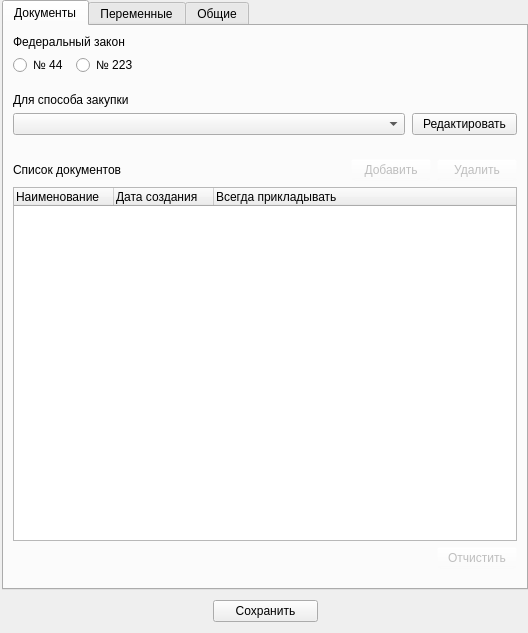
<?xml version="1.0" encoding="UTF-8"?>
<ui version="4.0">
 <class>settings</class>
 <widget class="QMainWindow" name="settings">
  <property name="geometry">
   <rect>
    <x>0</x>
    <y>0</y>
    <width>528</width>
    <height>633</height>
   </rect>
  </property>
  <property name="windowTitle">
   <string>Настройки</string>
  </property>
  <widget class="QWidget" name="centralwidget">
   <layout class="QVBoxLayout" name="verticalLayout">
    <property name="spacing">
     <number>0</number>
    </property>
    <property name="leftMargin">
     <number>2</number>
    </property>
    <property name="topMargin">
     <number>0</number>
    </property>
    <property name="rightMargin">
     <number>0</number>
    </property>
    <property name="bottomMargin">
     <number>1</number>
    </property>
    <item>
     <widget class="QTabWidget" name="tabWidget">
      <property name="enabled">
       <bool>true</bool>
      </property>
      <property name="minimumSize">
       <size>
        <width>0</width>
        <height>0</height>
       </size>
      </property>
      <property name="maximumSize">
       <size>
        <width>16777215</width>
        <height>16777215</height>
       </size>
      </property>
      <property name="currentIndex">
       <number>0</number>
      </property>
      <widget class="QWidget" name="tab">
       <attribute name="title">
        <string>Документы</string>
       </attribute>
       <layout class="QVBoxLayout" name="verticalLayout_3">
        <item>
         <layout class="QGridLayout" name="gridLayout" columnstretch="3,1">
          <property name="horizontalSpacing">
           <number>7</number>
          </property>
          <property name="verticalSpacing">
           <number>6</number>
          </property>
          <item row="1" column="0">
           <layout class="QHBoxLayout" name="horizontalLayout">
            <property name="topMargin">
             <number>0</number>
            </property>
            <property name="bottomMargin">
             <number>12</number>
            </property>
            <item>
             <widget class="QRadioButton" name="radio_Law44">
              <property name="minimumSize">
               <size>
                <width>63</width>
                <height>0</height>
               </size>
              </property>
              <property name="text">
               <string>№ 44</string>
              </property>
             </widget>
            </item>
            <item>
             <widget class="QRadioButton" name="radio_Law223">
              <property name="text">
               <string>№ 223</string>
              </property>
             </widget>
            </item>
            <item>
             <spacer name="horizontalSpacer">
              <property name="orientation">
               <enum>Qt::Horizontal</enum>
              </property>
              <property name="sizeHint" stdset="0">
               <size>
                <width>40</width>
                <height>20</height>
               </size>
              </property>
             </spacer>
            </item>
           </layout>
          </item>
          <item row="2" column="0">
           <widget class="QLabel" name="label_TendMethod">
            <property name="text">
             <string>Для способа закупки</string>
            </property>
           </widget>
          </item>
          <item row="3" column="0">
           <widget class="QComboBox" name="combo_tendMethod">
            <property name="minimumSize">
             <size>
              <width>210</width>
              <height>0</height>
             </size>
            </property>
            <property name="toolTip">
             <string>&lt;html&gt;&lt;head/&gt;&lt;body&gt;&lt;p&gt;Способ закупки&lt;/p&gt;&lt;/body&gt;&lt;/html&gt;</string>
            </property>
           </widget>
          </item>
          <item row="3" column="1">
           <widget class="QPushButton" name="btn_tendMethod">
            <property name="minimumSize">
             <size>
              <width>105</width>
              <height>0</height>
             </size>
            </property>
            <property name="maximumSize">
             <size>
              <width>105</width>
              <height>16777215</height>
             </size>
            </property>
            <property name="toolTip">
             <string>&lt;html&gt;&lt;head/&gt;&lt;body&gt;&lt;p&gt;Открыть окно редактирования списка способов закупок.&lt;/p&gt;&lt;/body&gt;&lt;/html&gt;</string>
            </property>
            <property name="text">
             <string>Редактировать</string>
            </property>
           </widget>
          </item>
          <item row="0" column="0">
           <widget class="QLabel" name="label_Law">
            <property name="text">
             <string>Федеральный закон</string>
            </property>
           </widget>
          </item>
         </layout>
        </item>
        <item>
         <layout class="QHBoxLayout" name="horizontalLayout_2">
          <property name="topMargin">
           <number>18</number>
          </property>
          <item>
           <widget class="QLabel" name="label">
            <property name="text">
             <string>Список документов</string>
            </property>
           </widget>
          </item>
          <item>
           <spacer name="horizontalSpacer_2">
            <property name="orientation">
             <enum>Qt::Horizontal</enum>
            </property>
            <property name="sizeHint" stdset="0">
             <size>
              <width>40</width>
              <height>20</height>
             </size>
            </property>
           </spacer>
          </item>
          <item>
           <widget class="QPushButton" name="btn_pushTotree">
            <property name="enabled">
             <bool>false</bool>
            </property>
            <property name="minimumSize">
             <size>
              <width>0</width>
              <height>0</height>
             </size>
            </property>
            <property name="contextMenuPolicy">
             <enum>Qt::DefaultContextMenu</enum>
            </property>
            <property name="styleSheet">
             <string notr="true">background-color: rgba(255, 255, 255, 0);</string>
            </property>
            <property name="text">
             <string>Добавить</string>
            </property>
            <property name="icon">
             <iconset>
              <normaloff>interface/icons/add.ico</normaloff>interface/icons/add.ico</iconset>
            </property>
           </widget>
          </item>
          <item>
           <widget class="QPushButton" name="btn_removeFromtree">
            <property name="enabled">
             <bool>false</bool>
            </property>
            <property name="minimumSize">
             <size>
              <width>0</width>
              <height>0</height>
             </size>
            </property>
            <property name="styleSheet">
             <string notr="true">background-color: rgba(255, 255, 255, 5);</string>
            </property>
            <property name="text">
             <string>Удалить</string>
            </property>
            <property name="icon">
             <iconset>
              <normaloff>interface/icons/remove.ico</normaloff>interface/icons/remove.ico</iconset>
            </property>
           </widget>
          </item>
         </layout>
        </item>
        <item>
         <widget class="QTreeWidget" name="treeDocuments">
          <property name="minimumSize">
           <size>
            <width>437</width>
            <height>179</height>
           </size>
          </property>
          <property name="toolTip">
           <string>&lt;html&gt;&lt;head/&gt;&lt;body&gt;&lt;p&gt;&lt;span style=&quot; font-weight:600;&quot;&gt;Список документов&lt;/span&gt; прикладываемых к текущему способу закупки, по выбранному закону. Установите флажок &amp;quot;всегда прикладывать&amp;quot; для повторяющихся в каждой заявке документов&lt;/p&gt;&lt;p&gt;например: Декларация СМП или Сведения об ИНН&lt;br/&gt;&lt;/p&gt;&lt;/body&gt;&lt;/html&gt;</string>
          </property>
          <column>
           <property name="text">
            <string>Наименование</string>
           </property>
          </column>
          <column>
           <property name="text">
            <string>Дата создания</string>
           </property>
          </column>
          <column>
           <property name="text">
            <string>Всегда прикладывать</string>
           </property>
          </column>
         </widget>
        </item>
        <item>
         <layout class="QHBoxLayout" name="horizontalLayout_4">
          <property name="bottomMargin">
           <number>10</number>
          </property>
          <item>
           <spacer name="horizontalSpacer_7">
            <property name="orientation">
             <enum>Qt::Horizontal</enum>
            </property>
            <property name="sizeHint" stdset="0">
             <size>
              <width>40</width>
              <height>20</height>
             </size>
            </property>
           </spacer>
          </item>
          <item>
           <widget class="QPushButton" name="btn_clear">
            <property name="enabled">
             <bool>false</bool>
            </property>
            <property name="styleSheet">
             <string notr="true">background-color: rgba(255, 255, 255, 0);</string>
            </property>
            <property name="text">
             <string>Отчистить</string>
            </property>
            <property name="icon">
             <iconset>
              <normaloff>interface/icons/clear.ico</normaloff>interface/icons/clear.ico</iconset>
            </property>
           </widget>
          </item>
         </layout>
        </item>
       </layout>
      </widget>
      <widget class="QWidget" name="tab_2">
       <attribute name="title">
        <string>Переменные</string>
       </attribute>
       <layout class="QVBoxLayout" name="verticalLayout_4">
        <property name="spacing">
         <number>0</number>
        </property>
        <property name="leftMargin">
         <number>0</number>
        </property>
        <property name="topMargin">
         <number>0</number>
        </property>
        <property name="rightMargin">
         <number>0</number>
        </property>
        <property name="bottomMargin">
         <number>0</number>
        </property>
        <item>
         <widget class="QTabWidget" name="tabWidget_2">
          <property name="toolTip">
           <string>&lt;html&gt;&lt;head/&gt;&lt;body&gt;&lt;p&gt;&lt;span style=&quot; font-weight:600;&quot;&gt;Стандартное значение&lt;/span&gt; представляет собой динамически изменяемые поля, такие как Начальная максимальная цена. Текущая дата прописью, цифрами и т.д.&lt;/p&gt;&lt;/body&gt;&lt;/html&gt;</string>
          </property>
          <property name="currentIndex">
           <number>2</number>
          </property>
          <widget class="QWidget" name="tab_4">
           <attribute name="title">
            <string>Word</string>
           </attribute>
           <layout class="QVBoxLayout" name="verticalLayout_6">
            <item>
             <layout class="QGridLayout" name="gridLayout_3" columnminimumwidth="1,1">
              <property name="topMargin">
               <number>10</number>
              </property>
              <item row="1" column="0">
               <widget class="QLineEdit" name="word_editline">
                <property name="toolTip">
                 <string>&lt;html&gt;&lt;head/&gt;&lt;body&gt;&lt;p&gt;&lt;span style=&quot; font-weight:600;&quot;&gt;Имя переменной.&lt;/span&gt; Программа будет искать данное значение во всех приложенных документах&lt;/p&gt;&lt;p&gt;&lt;span style=&quot; font-weight:600; color:#141c68;&quot;&gt;Пример: &lt;/span&gt;&lt;span style=&quot; font-weight:600; color:#ff530f;&quot;&gt;%ФИО%&lt;/span&gt;&lt;/p&gt;&lt;/body&gt;&lt;/html&gt;</string>
                </property>
               </widget>
              </item>
              <item row="0" column="0">
               <widget class="QLabel" name="label_7">
                <property name="text">
                 <string>Переменная</string>
                </property>
               </widget>
              </item>
              <item row="0" column="1">
               <widget class="QCheckBox" name="word_chbx_default">
                <property name="text">
                 <string>Стандартное значение</string>
                </property>
               </widget>
              </item>
              <item row="1" column="1">
               <widget class="QComboBox" name="word_combo_default">
                <property name="enabled">
                 <bool>false</bool>
                </property>
                <property name="sizePolicy">
                 <sizepolicy hsizetype="Expanding" vsizetype="Fixed">
                  <horstretch>0</horstretch>
                  <verstretch>0</verstretch>
                 </sizepolicy>
                </property>
                <property name="toolTip">
                 <string>&lt;html&gt;&lt;head/&gt;&lt;body&gt;&lt;p&gt;&lt;span style=&quot; font-weight:600;&quot;&gt;Стандартное значение&lt;/span&gt; представляет собой динамически изменяемые поля, такие как Начальная максимальная цена. Текущая дата прописью, цифрами и т.д.&lt;/p&gt;&lt;/body&gt;&lt;/html&gt;</string>
                </property>
               </widget>
              </item>
             </layout>
            </item>
            <item>
             <layout class="QHBoxLayout" name="horizontalLayout_16">
              <property name="bottomMargin">
               <number>0</number>
              </property>
             </layout>
            </item>
            <item>
             <widget class="QLabel" name="label_9">
              <property name="text">
               <string>Текст</string>
              </property>
             </widget>
            </item>
            <item>
             <widget class="QTextEdit" name="word_value">
              <property name="minimumSize">
               <size>
                <width>0</width>
                <height>0</height>
               </size>
              </property>
              <property name="maximumSize">
               <size>
                <width>16777215</width>
                <height>88</height>
               </size>
              </property>
              <property name="toolTip">
               <string>&lt;html&gt;&lt;head/&gt;&lt;body&gt;&lt;p&gt;Вы можете указать свое статическое значение переменной, на которое будет произведена замена в документах.&lt;/p&gt;&lt;/body&gt;&lt;/html&gt;</string>
              </property>
             </widget>
            </item>
            <item>
             <layout class="QHBoxLayout" name="horizontalLayout_10">
              <property name="leftMargin">
               <number>0</number>
              </property>
              <property name="topMargin">
               <number>13</number>
              </property>
              <item>
               <spacer name="horizontalSpacer_9">
                <property name="orientation">
                 <enum>Qt::Horizontal</enum>
                </property>
                <property name="sizeHint" stdset="0">
                 <size>
                  <width>40</width>
                  <height>20</height>
                 </size>
                </property>
               </spacer>
              </item>
              <item>
               <widget class="QPushButton" name="word_btn_add">
                <property name="enabled">
                 <bool>false</bool>
                </property>
                <property name="styleSheet">
                 <string notr="true">background-color: rgba(255, 255, 255, 0);</string>
                </property>
                <property name="text">
                 <string>Добавить</string>
                </property>
                <property name="icon">
                 <iconset>
                  <normaloff>interface/icons/add.ico</normaloff>interface/icons/add.ico</iconset>
                </property>
               </widget>
              </item>
              <item>
               <widget class="QPushButton" name="word_btn_del">
                <property name="enabled">
                 <bool>false</bool>
                </property>
                <property name="styleSheet">
                 <string notr="true">background-color: rgba(255, 255, 255, 0);</string>
                </property>
                <property name="text">
                 <string>Удалить</string>
                </property>
                <property name="icon">
                 <iconset>
                  <normaloff>interface/icons/remove.ico</normaloff>interface/icons/remove.ico</iconset>
                </property>
               </widget>
              </item>
             </layout>
            </item>
            <item>
             <widget class="QTreeWidget" name="word_tree">
              <column>
               <property name="text">
                <string>Переменная</string>
               </property>
              </column>
              <column>
               <property name="text">
                <string>Текст</string>
               </property>
              </column>
              <column>
               <property name="text">
                <string>Стандартное значение</string>
               </property>
              </column>
              <item>
               <property name="text">
                <string/>
               </property>
              </item>
             </widget>
            </item>
           </layout>
          </widget>
          <widget class="QWidget" name="tab_5">
           <attribute name="title">
            <string>Excel</string>
           </attribute>
           <layout class="QVBoxLayout" name="verticalLayout_8">
            <item>
             <layout class="QHBoxLayout" name="horizontalLayout_19" stretch="1,1">
              <property name="topMargin">
               <number>10</number>
              </property>
              <item>
               <layout class="QHBoxLayout" name="horizontalLayout_15" stretch="1,20">
                <item>
                 <widget class="QRadioButton" name="excel_radio_cell">
                  <property name="toolTip">
                   <string>&lt;html&gt;&lt;head/&gt;&lt;body&gt;&lt;p/&gt;&lt;/body&gt;&lt;/html&gt;</string>
                  </property>
                  <property name="text">
                   <string>Ячейка</string>
                  </property>
                 </widget>
                </item>
                <item>
                 <widget class="QRadioButton" name="excel_radio_var">
                  <property name="toolTip">
                   <string>&lt;html&gt;&lt;head/&gt;&lt;body&gt;&lt;p/&gt;&lt;/body&gt;&lt;/html&gt;</string>
                  </property>
                  <property name="text">
                   <string>Переменная</string>
                  </property>
                 </widget>
                </item>
               </layout>
              </item>
              <item>
               <layout class="QHBoxLayout" name="horizontalLayout_22">
                <item>
                 <widget class="QCheckBox" name="excel_chbx_default">
                  <property name="text">
                   <string>Стандартное значение</string>
                  </property>
                 </widget>
                </item>
               </layout>
              </item>
             </layout>
            </item>
            <item>
             <layout class="QHBoxLayout" name="horizontalLayout_23">
              <property name="bottomMargin">
               <number>0</number>
              </property>
              <item>
               <widget class="QLineEdit" name="excel_editline">
                <property name="toolTip">
                 <string>&lt;html&gt;&lt;head/&gt;&lt;body&gt;&lt;p&gt;&lt;span style=&quot; font-weight:600;&quot;&gt;Имя переменной или ячейки.&lt;/span&gt;          Программа произведет замену указанной ячейки или переменной в документах&lt;/p&gt;&lt;p&gt;&lt;br/&gt;&lt;span style=&quot; font-weight:600; color:#141c68;&quot;&gt;Пример переменной: &lt;/span&gt;&lt;span style=&quot; font-weight:600; color:#ff530f;&quot;&gt;%НМЦК%&lt;/span&gt;&lt;/p&gt;&lt;p&gt;&lt;span style=&quot; font-weight:600; color:#141c68;&quot;&gt;Пример ячейки: &lt;/span&gt;&lt;span style=&quot; font-weight:600; color:#ff530f;&quot;&gt;А1&lt;/span&gt;&lt;/p&gt;&lt;/body&gt;&lt;/html&gt;</string>
                </property>
               </widget>
              </item>
              <item>
               <widget class="QComboBox" name="excel_combo_default">
                <property name="enabled">
                 <bool>false</bool>
                </property>
                <property name="sizePolicy">
                 <sizepolicy hsizetype="Expanding" vsizetype="Fixed">
                  <horstretch>0</horstretch>
                  <verstretch>0</verstretch>
                 </sizepolicy>
                </property>
               </widget>
              </item>
             </layout>
            </item>
            <item>
             <layout class="QHBoxLayout" name="horizontalLayout_9">
              <item>
               <widget class="QLabel" name="label_14">
                <property name="text">
                 <string>Лист</string>
                </property>
               </widget>
              </item>
             </layout>
            </item>
            <item>
             <layout class="QHBoxLayout" name="horizontalLayout_8" stretch="0,0">
              <item>
               <widget class="QComboBox" name="excel_combo_sheet">
                <property name="sizePolicy">
                 <sizepolicy hsizetype="Expanding" vsizetype="Fixed">
                  <horstretch>0</horstretch>
                  <verstretch>0</verstretch>
                 </sizepolicy>
                </property>
                <property name="toolTip">
                 <string>&lt;html&gt;&lt;head/&gt;&lt;body&gt;&lt;p&gt;Поиск и замена будет производится в указанном листе. Вы можете перечислить необходимые листы через запятую&lt;/p&gt;&lt;p&gt;&lt;span style=&quot; font-weight:600; color:#141c68;&quot;&gt;Пример: &lt;/span&gt;&lt;span style=&quot; font-weight:600; color:#ff530f;&quot;&gt;Лист 1, Лист 2&lt;/span&gt;&lt;/p&gt;&lt;/body&gt;&lt;/html&gt;</string>
                </property>
                <property name="editable">
                 <bool>true</bool>
                </property>
                <item>
                 <property name="text">
                  <string>Все листы</string>
                 </property>
                </item>
                <item>
                 <property name="text">
                  <string>Активный</string>
                 </property>
                </item>
                <item>
                 <property name="text">
                  <string>Введите свой лист</string>
                 </property>
                </item>
               </widget>
              </item>
              <item>
               <spacer name="horizontalSpacer_8">
                <property name="orientation">
                 <enum>Qt::Horizontal</enum>
                </property>
                <property name="sizeHint" stdset="0">
                 <size>
                  <width>40</width>
                  <height>20</height>
                 </size>
                </property>
               </spacer>
              </item>
             </layout>
            </item>
            <item>
             <widget class="QLabel" name="label_4">
              <property name="text">
               <string>Текст / Значение</string>
              </property>
             </widget>
            </item>
            <item>
             <widget class="QTextEdit" name="excel_value">
              <property name="minimumSize">
               <size>
                <width>0</width>
                <height>0</height>
               </size>
              </property>
              <property name="maximumSize">
               <size>
                <width>16777215</width>
                <height>88</height>
               </size>
              </property>
              <property name="toolTip">
               <string>&lt;html&gt;
&lt;head/&gt;
	&lt;body&gt;
		&lt;p&gt;Данный текст вставляется на место найденной в документе переменной или ячейки&lt;/p&gt;
	&lt;/body&gt;
&lt;/html&gt;</string>
              </property>
             </widget>
            </item>
            <item>
             <layout class="QHBoxLayout" name="horizontalLayout_14">
              <property name="leftMargin">
               <number>0</number>
              </property>
              <property name="topMargin">
               <number>13</number>
              </property>
              <item>
               <spacer name="horizontalSpacer_12">
                <property name="orientation">
                 <enum>Qt::Horizontal</enum>
                </property>
                <property name="sizeHint" stdset="0">
                 <size>
                  <width>40</width>
                  <height>20</height>
                 </size>
                </property>
               </spacer>
              </item>
              <item>
               <widget class="QPushButton" name="btn_add_5">
                <property name="enabled">
                 <bool>false</bool>
                </property>
                <property name="styleSheet">
                 <string notr="true">background-color: rgba(255, 255, 255, 0);</string>
                </property>
                <property name="text">
                 <string>Добавить</string>
                </property>
                <property name="icon">
                 <iconset>
                  <normaloff>interface/icons/add.ico</normaloff>interface/icons/add.ico</iconset>
                </property>
               </widget>
              </item>
              <item>
               <widget class="QPushButton" name="btn_del_5">
                <property name="enabled">
                 <bool>false</bool>
                </property>
                <property name="styleSheet">
                 <string notr="true">background-color: rgba(255, 255, 255, 0);</string>
                </property>
                <property name="text">
                 <string>Удалить</string>
                </property>
                <property name="icon">
                 <iconset>
                  <normaloff>interface/icons/remove.ico</normaloff>interface/icons/remove.ico</iconset>
                </property>
               </widget>
              </item>
             </layout>
            </item>
            <item>
             <widget class="QTreeWidget" name="excel_tree">
              <column>
               <property name="text">
                <string>Переменная</string>
               </property>
              </column>
              <column>
               <property name="text">
                <string>Ячейка</string>
               </property>
              </column>
              <column>
               <property name="text">
                <string>Лист</string>
               </property>
              </column>
              <column>
               <property name="text">
                <string>Значение / текст</string>
               </property>
              </column>
              <item>
               <property name="text">
                <string/>
               </property>
              </item>
             </widget>
            </item>
           </layout>
          </widget>
          <widget class="QWidget" name="tab_8">
           <attribute name="title">
            <string>Стандартные</string>
           </attribute>
           <layout class="QVBoxLayout" name="verticalLayout_14">
            <item>
             <widget class="QTreeWidget" name="default_tree">
              <property name="toolTip">
               <string>&lt;html&gt;&lt;head/&gt;&lt;body&gt;&lt;p&gt;&lt;span style=&quot; font-weight:600;&quot;&gt;Стандартное значение&lt;/span&gt; представляет собой динамически изменяемые поля, такие как Начальная максимальная цена. Текущая дата прописью, цифрами и т.д. &lt;/p&gt;&lt;p&gt;Вставте нужную переменную обозначенную процентами с обеих сторон &lt;span style=&quot; color:#ff5500;&quot;&gt;%&lt;/span&gt;&lt;span style=&quot; color:#07b607;&quot;&gt;ПЕРЕМЕННАЯ&lt;/span&gt;&lt;span style=&quot; color:#ff5500;&quot;&gt;%&lt;/span&gt; в ваш документ &lt;/p&gt;&lt;/body&gt;&lt;/html&gt;</string>
              </property>
              <column>
               <property name="text">
                <string>Наименование</string>
               </property>
              </column>
              <column>
               <property name="text">
                <string>Переменная</string>
               </property>
              </column>
              <item>
               <property name="text">
                <string>Дата</string>
               </property>
               <property name="font">
                <font>
                 <italic>true</italic>
                </font>
               </property>
               <property name="text">
                <string>%ДАТА%</string>
               </property>
               <property name="font">
                <font>
                 <italic>true</italic>
                </font>
               </property>
               <property name="flags">
                <set>ItemIsDragEnabled|ItemIsUserCheckable</set>
               </property>
              </item>
             </widget>
            </item>
           </layout>
          </widget>
         </widget>
        </item>
       </layout>
      </widget>
      <widget class="QWidget" name="tab_3">
       <attribute name="title">
        <string>Общие</string>
       </attribute>
       <layout class="QVBoxLayout" name="verticalLayout_2">
        <item>
         <widget class="QGroupBox" name="groupBox_2">
          <property name="title">
           <string>Документ расчета xlsx</string>
          </property>
          <layout class="QVBoxLayout" name="verticalLayout_5">
           <item>
            <layout class="QHBoxLayout" name="horizontalLayout_6">
             <item>
              <widget class="QLineEdit" name="paymentpath">
               <property name="readOnly">
                <bool>true</bool>
               </property>
              </widget>
             </item>
             <item>
              <widget class="QToolButton" name="btnPaymentpath">
               <property name="text">
                <string>...</string>
               </property>
              </widget>
             </item>
            </layout>
           </item>
           <item>
            <layout class="QHBoxLayout" name="horizontalLayout_32">
             <item>
              <widget class="QLabel" name="label_13">
               <property name="text">
                <string>Имя листа</string>
               </property>
              </widget>
             </item>
             <item>
              <widget class="QLabel" name="label_3">
               <property name="text">
                <string>Номер первой ячейки</string>
               </property>
              </widget>
             </item>
             <item>
              <widget class="QLabel" name="label_17">
               <property name="text">
                <string>Номер последней ячейки</string>
               </property>
              </widget>
             </item>
            </layout>
           </item>
           <item>
            <layout class="QHBoxLayout" name="horizontalLayout_31">
             <item>
              <widget class="QLineEdit" name="sheetName"/>
             </item>
             <item>
              <widget class="QLineEdit" name="cellTopLeft"/>
             </item>
             <item>
              <widget class="QLineEdit" name="cellBotDn"/>
             </item>
            </layout>
           </item>
          </layout>
         </widget>
        </item>
        <item>
         <widget class="QGroupBox" name="groupBox">
          <property name="title">
           <string>Категории товаров</string>
          </property>
          <layout class="QHBoxLayout" name="horizontalLayout_11">
           <item>
            <widget class="QComboBox" name="_catCombo">
             <property name="minimumSize">
              <size>
               <width>210</width>
               <height>0</height>
              </size>
             </property>
             <property name="toolTip">
              <string>&lt;html&gt;&lt;head/&gt;&lt;body&gt;&lt;p&gt;Способ закупки&lt;/p&gt;&lt;/body&gt;&lt;/html&gt;</string>
             </property>
            </widget>
           </item>
           <item>
            <widget class="QPushButton" name="_catComboBtn">
             <property name="minimumSize">
              <size>
               <width>105</width>
               <height>0</height>
              </size>
             </property>
             <property name="maximumSize">
              <size>
               <width>105</width>
               <height>16777215</height>
              </size>
             </property>
             <property name="text">
              <string>Редактировать</string>
             </property>
            </widget>
           </item>
          </layout>
         </widget>
        </item>
        <item>
         <widget class="QGroupBox" name="groupBox_3">
          <property name="title">
           <string>Структура проекта</string>
          </property>
          <layout class="QVBoxLayout" name="verticalLayout_7">
           <item>
            <widget class="QLabel" name="label_2">
             <property name="text">
              <string>Путь к папке с заявками</string>
             </property>
            </widget>
           </item>
           <item>
            <layout class="QHBoxLayout" name="horizontalLayout_5">
             <item>
              <widget class="QLineEdit" name="projectspath">
               <property name="readOnly">
                <bool>true</bool>
               </property>
              </widget>
             </item>
             <item>
              <widget class="QToolButton" name="btnProjectpath">
               <property name="text">
                <string>...</string>
               </property>
              </widget>
             </item>
            </layout>
           </item>
           <item>
            <widget class="QLabel" name="label_18">
             <property name="text">
              <string>Настройка структуры</string>
             </property>
            </widget>
           </item>
           <item>
            <widget class="QTreeWidget" name="treeProjectStruct">
             <column>
              <property name="text">
               <string>Корневая папка заявки</string>
              </property>
             </column>
             <item>
              <property name="text">
               <string>./Заказчик</string>
              </property>
             </item>
             <item>
              <property name="text">
               <string>./Состав заявки</string>
              </property>
              <item>
               <property name="text">
                <string>./WORD</string>
               </property>
               <item>
                <property name="text">
                 <string>Изменяемые документы</string>
                </property>
               </item>
              </item>
              <item>
               <property name="text">
                <string>Документация</string>
               </property>
              </item>
             </item>
             <item>
              <property name="text">
               <string>Расчет.xlsx</string>
              </property>
             </item>
            </widget>
           </item>
          </layout>
         </widget>
        </item>
        <item>
         <widget class="QGroupBox" name="groupBox_4">
          <property name="title">
           <string>При завершении</string>
          </property>
          <layout class="QVBoxLayout" name="verticalLayout_9">
           <item>
            <layout class="QHBoxLayout" name="horizontalLayout_12">
             <item>
              <widget class="QCheckBox" name="checkBox_openfolder">
               <property name="text">
                <string>Открывать папку с проектом</string>
               </property>
              </widget>
             </item>
             <item>
              <widget class="QCheckBox" name="checkBox_openpayment">
               <property name="text">
                <string>Открывать расчет</string>
               </property>
              </widget>
             </item>
            </layout>
           </item>
          </layout>
         </widget>
        </item>
       </layout>
      </widget>
     </widget>
    </item>
    <item>
     <layout class="QHBoxLayout" name="horizontalLayout_3">
      <property name="spacing">
       <number>0</number>
      </property>
      <property name="topMargin">
       <number>10</number>
      </property>
      <property name="bottomMargin">
       <number>10</number>
      </property>
      <item>
       <spacer name="horizontalSpacer_3">
        <property name="orientation">
         <enum>Qt::Horizontal</enum>
        </property>
        <property name="sizeHint" stdset="0">
         <size>
          <width>40</width>
          <height>20</height>
         </size>
        </property>
       </spacer>
      </item>
      <item>
       <widget class="QPushButton" name="btn_save">
        <property name="minimumSize">
         <size>
          <width>105</width>
          <height>0</height>
         </size>
        </property>
        <property name="text">
         <string>Сохранить</string>
        </property>
       </widget>
      </item>
      <item>
       <spacer name="horizontalSpacer_4">
        <property name="orientation">
         <enum>Qt::Horizontal</enum>
        </property>
        <property name="sizeHint" stdset="0">
         <size>
          <width>40</width>
          <height>20</height>
         </size>
        </property>
       </spacer>
      </item>
     </layout>
    </item>
   </layout>
  </widget>
 </widget>
 <resources/>
 <connections/>
</ui>
